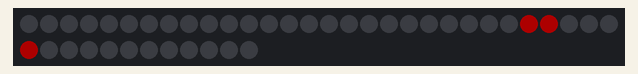
This program was run on a simulated ESP32. Parts: 42 RGB LEDs in strip order, left to right, continuing on the next row. Dim RGB values are drawn brighter than linear; random numbers use the default seed unless the program sets one.

Above: at 3.1 s.
At 5.1 s:
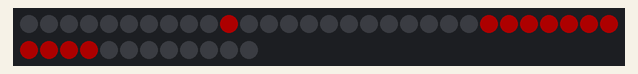
At 8.1 s:
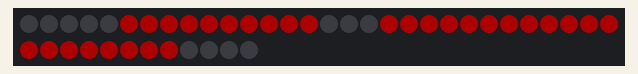
At 39.1 s:
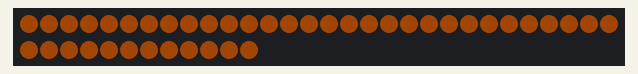

The program:

main.cpp
```cpp
#include <Arduino.h>
#include "FastLED.h"
#include "ekatleaf.h"

FASTLED_USING_NAMESPACE

#if defined(FASTLED_VERSION) && (FASTLED_VERSION < 3001000)
#warning "Requires FastLED 3.1 or later; check github for latest code."
#endif

#define DATA_PIN 23
#define CLK_PIN 22
#define LED_TYPE APA102
#define COLOR_ORDER BGR
#define NUM_LEDS 42
CRGB leds[NUM_LEDS];

#define BRIGHTNESS 90

uint8_t gHue = 0;

vector<Leaf> leaves;

Leaf leaf1 = Leaf(&leds[41], &leds[0], &leds[1], "1");
Leaf leaf2 = Leaf(&leds[40], &leds[2], &leds[3], "2");
Leaf leaf3 = Leaf(&leds[38], &leds[39], &leds[4], "3");
Leaf leaf4 = Leaf(&leds[37], &leds[5], &leds[6], "4");
Leaf leaf5 = Leaf(&leds[35], &leds[36], &leds[7], "5");
Leaf leaf6 = Leaf(&leds[34], &leds[8], &leds[9], "6");
Leaf leaf7 = Leaf(&leds[23], &leds[33], &leds[10], "7");
Leaf leaf8 = Leaf(&leds[21], &leds[22], &leds[11], "8");
Leaf leaf9 = Leaf(&leds[12], &leds[13], &leds[20], "9");
Leaf leaf10 = Leaf(&leds[14], &leds[18], &leds[19], "10");
Leaf leaf11 = Leaf(&leds[15], &leds[16], &leds[17], "11");
Leaf leaf12 = Leaf(&leds[32], &leds[31], &leds[24], "12");
Leaf leaf13 = Leaf(&leds[25], &leds[26], &leds[30], "13");
Leaf leaf14 = Leaf(&leds[27], &leds[29], &leds[28], "14");

void initializeConfiguration()
{
    leaf1.connect(&leaf2);
    leaf2.connect(&leaf3);
    leaf3.connect(&leaf4);
    leaf4.connect(&leaf5);
    leaf5.connect(&leaf6);
    leaf6.connect(&leaf7);
    leaf7.connect(&leaf8);
    leaf7.connect((&leaf12)->connect((&leaf13)->connect((&leaf14))));
    leaf8.connect(&leaf9);
    leaf9.connect(&leaf10);
    leaf10.connect(&leaf11);

    leaves.push_back(leaf1);
    leaves.push_back(leaf2);
    leaves.push_back(leaf3);
    leaves.push_back(leaf4);
    leaves.push_back(leaf5);
    leaves.push_back(leaf6);
    leaves.push_back(leaf7);
    leaves.push_back(leaf8);
    leaves.push_back(leaf9);
    leaves.push_back(leaf10);
    leaves.push_back(leaf11);
    leaves.push_back(leaf12);
    leaves.push_back(leaf13);
    leaves.push_back(leaf14);
}

void setup()
{
    delay(3000); // 3 second delay for recovery
    FastLED.addLeds<LED_TYPE, DATA_PIN, CLK_PIN, COLOR_ORDER>(leds, NUM_LEDS)
        .setCorrection(0xDDBBFF)
        .setTemperature(WarmFluorescent);

    // set master brightness control
    FastLED.setBrightness(BRIGHTNESS);
    FastLED.clear();

    initializeConfiguration();

    randomSeed(analogRead(0));
}

void loop()
{
    Leaf start = leaves.at(random(leaves.size() - 1));

    CRGB color;
    hsv2rgb_rainbow(CHSV(gHue, 255, 192), color);
    dropInColor(&start, color, 1000);
    gHue = gHue + 10;
}
```

Leaf.cpp
```cpp
#include "Leaf.h"

Leaf::Leaf(CRGB *led0, CRGB *led1, CRGB *led2, String name)
{
    this->leds[0] = led0;
    this->leds[1] = led1;
    this->leds[2] = led2;
    this->name = name;
}

void Leaf::setColor(CRGB color)
{
    for (int i = 0; i < 3; i++)
    {
        *leds[i] = color;
    }
}

Leaf *Leaf::connect(Leaf *leaf)
{
    LeafConnection con(this, leaf);
    connections.push_back(con);
    leaf->connections.push_back(con);
    return this;
}

vector<Leaf *> Leaf::next()
{
    vector<Leaf *> nexts;
    for (unsigned i = 0; i < connections.size(); i++)
    {
        nexts.push_back(connections.at(i).getConnected(this));
    }
    return nexts;
}

vector<Leaf *> Leaf::next(Leaf *origin)
{
    vector<Leaf *> nexts;
    for (unsigned i = 0; i < connections.size(); i++)
    {
        if (!connections.at(i).contains(origin))
        {
            nexts.push_back(connections.at(i).getConnected(this));
        }
    }
    return nexts;
}

boolean Leaf::hasNext(Leaf *last)
{
    return connections.size() > 1 || !connections.at(0).contains(last);
}

boolean Leaf::hasNext()
{
    return connections.size() > 0;
}

LeafConnection::LeafConnection(Leaf *a, Leaf *b) : one(a), other(b) {}

boolean LeafConnection::contains(Leaf *leaf)
{
    return one == leaf || other == leaf;
}

Leaf *LeafConnection::getConnected(Leaf *connected)
{
    if (connected->name.equals(one->name))
    {
        return other;
    }
    else if (connected->name.equals(other->name))
    {
        return one;
    }
    else
    {
        return one;
    }
}
```

Leaf.h
```cpp
#include "FastLED.h"
#include <ArduinoSTL.h>
#include <vector>

using std::vector;

class LeafConnection;

class Leaf
{
    vector<LeafConnection> connections;

  private:

  public:
    int iterations = 0;
    CRGB *leds[3];
    String name;

    Leaf(CRGB *led0, CRGB *led1, CRGB *led2, String name);
    void setColor(CRGB color);
    Leaf *connect(Leaf *leaf);
    vector<Leaf *> next();
    vector<Leaf *> next(Leaf *origin);
    boolean hasNext(Leaf *origin);
    boolean hasNext();
};

class LeafConnection
{
    Leaf *one;
    Leaf *other;

  public:
    LeafConnection(Leaf *one, Leaf *other);
    boolean contains(Leaf *leaf);
    Leaf *getConnected(Leaf *connected);
};
```

connections.cpp
```cpp

```

ekatleaf.cpp
```cpp
#include "ekatleaf.h"

vector<Leaf *> currentLeaves;
vector<Leaf *> nextLeaves;
vector<Leaf *> prevLeaves;
vector<Leaf *> nxts;

void printVector(vector<Leaf *> v, String name)
{
    /* Serial.print("Printing vector ");
    Serial.print(name);
    Serial.print(" with size of ");
    Serial.println(v.size());
    for (auto leaf : v)
    {
        Serial.print("Leaf: ");
        Serial.println(leaf->name);
    }
    Serial.println("- - - - - - - - - - - - - - - -"); */
}

void filterPrev(vector<Leaf *> unfiltered)
{
    nxts.clear();
    for (auto ulf : unfiltered)
    {
        bool found = false;
        for (auto lf : prevLeaves)
        {
            if (lf->name.equals(ulf->name))
            {
                found = true;
            }
        }

        if (!found)
        {
            nxts.push_back(ulf);
        }
    }
}
void dropInColor(Leaf *start, CRGB color, int delayBetweenLeaves)
{
    nextLeaves.clear();
    prevLeaves.clear();
    currentLeaves.push_back(start);
    while (currentLeaves.size() != 0)
    {
        for (auto &&lf : currentLeaves)
        {
            lf->setColor(color);
            prevLeaves.push_back(lf);
            filterPrev(lf->next());
            for (unsigned i = 0; i < nxts.size(); i++)
            {
                nextLeaves.push_back(nxts.at(i));
            }
        }
        currentLeaves.clear();

        for (unsigned i = 0; i < nextLeaves.size(); i++)
        {
            currentLeaves.push_back(nextLeaves.at(i));
        }
        nextLeaves.clear();

        FastLED.show();
        delay(delayBetweenLeaves);
    }
}
```

ekatleaf.h
```cpp
#include <Leaf.h>

void dropInColor(Leaf *start, CRGB color, int delayBetweenLeaves);

void printVector(vector<Leaf *> v, String name);
```
